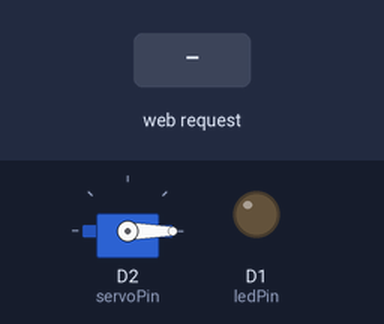
Simulated run of this sketch. Board: ESP8266 (NodeMCU). On the bench: servo, output pins drawn as LEDs (lit = HIGH). Inputs (shaded band) come from the test bench. WiFi joins after 1.5 s; servers stay silent unless stated; what the sketch prints to the serial monitor is not drawn.

Above: at 2.7 s.
2.8 s: HTTP request GET /?command=open received
At 3.8 s:
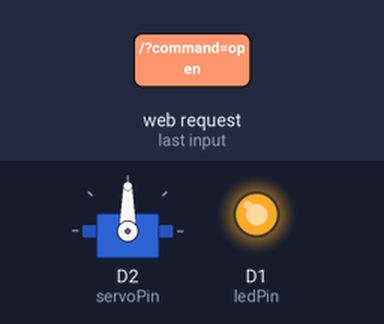
Timing chart, 0 to 7.3 s (numbered marks = the images above; inputs shaded):
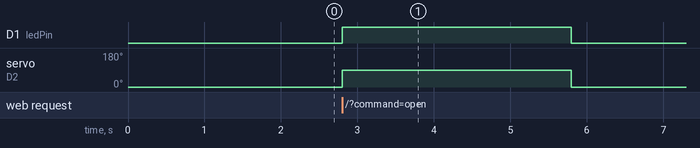

The sketch:

kod.ino
```cpp
#include <ESP8266WiFi.h>
#include <ESP8266WebServer.h>
#include <Servo.h>
#include <DHT.h>

const char* ssid = "Tezcan";
const char* password = "Alitezcan98+";

#define DHTPIN D3
#define DHTTYPE DHT11
DHT dht(DHTPIN, DHTTYPE);

ESP8266WebServer server(80);
Servo myServo;

const int ledPin = D1;
const int servoPin = D2;

void setup() {
  Serial.begin(9600);
  pinMode(ledPin, OUTPUT);
  digitalWrite(ledPin, LOW);

  myServo.attach(servoPin);
  myServo.write(0);

  WiFi.begin(ssid, password);
  while (WiFi.status() != WL_CONNECTED) {
    delay(500);
    Serial.print(".");
  }
  Serial.println("");
  Serial.println("WiFi bağlantısı başarılı!");
  Serial.print("NodeMCU IP Adresi: ");
  Serial.println(WiFi.localIP());

  server.on("/", handleRoot);
  server.begin();
  Serial.println("HTTP sunucusu başladı");
  dht.begin();
}

void loop() {
  server.handleClient();
}

void handleRoot() {
  String command = server.arg("command");
  if (command == "open") {
    digitalWrite(ledPin, HIGH);
    myServo.write(90);
    delay(3000);
    digitalWrite(ledPin, LOW);
    myServo.write(0);
    server.send(200, "text/plain", "Kapi Acildi");
  } else if (command == "getTempHum") {
    float humidity = dht.readHumidity();
    float temperature = dht.readTemperature();
    if (isnan(humidity) || isnan(temperature)) {
      server.send(500, "application/json", "{\"error\":\"Sensor hatasi\"}");
    } else {
      String jsonData = "{\"humidity\":" + String(humidity) + ", \"temperature\":" + String(temperature) + "}";
      server.send(200, "application/json", jsonData);
    }
  } else {
    server.send(200, "application/json", "{\"error\":\"Gecersiz Komut\"}");
  }
}
```

Measured:
- after the input at 2.8 s, D1 (ledPin): LOW → HIGH at once, → LOW 3.0 s later; servo on D2 (servoPin): 0° → 90° at once, → 0° 3.0 s later
